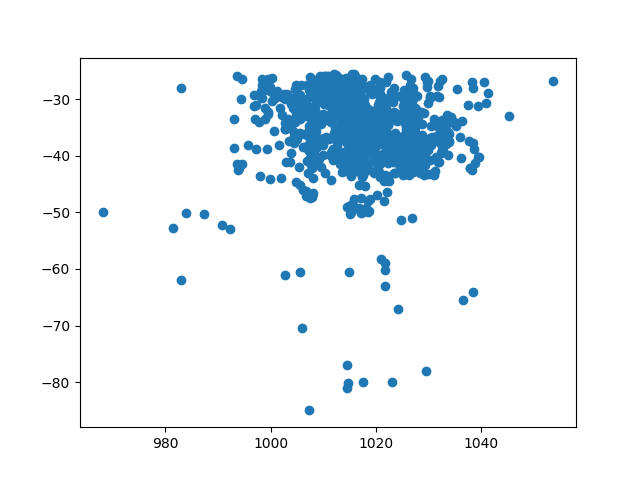

Write Python code to recreate this figure.
import pymongo
import matplotlib.pyplot as plt


SAVEFIG_01 = 'creating-cartesian-plots.png'
course_cluster_uri = 'mongodb://analytics-student:[email redacted]:27017,cluster0-shard-00-01-jxeqq.mongodb.net:27017,cluster0-shard-00-02-jxeqq.mongodb.net:27017/?ssl=true&replicaSet=Cluster0-shard-0&authSource=admin'


course_client = pymongo.MongoClient(course_cluster_uri)
weather_data = course_client['100YWeatherSmall'].data
query = {'pressure.value': {'$lt': 9999}, 'airTemperature.value': {'$lt': 9999}}
data = list(weather_data.find(query).limit(1000))
pressures = [x['pressure']['value'] for x in data]
air_temps = [x['airTemperature']['value'] for x in data]

plt.scatter(pressures, air_temps)
plt.savefig(SAVEFIG_01)
plt.close()

